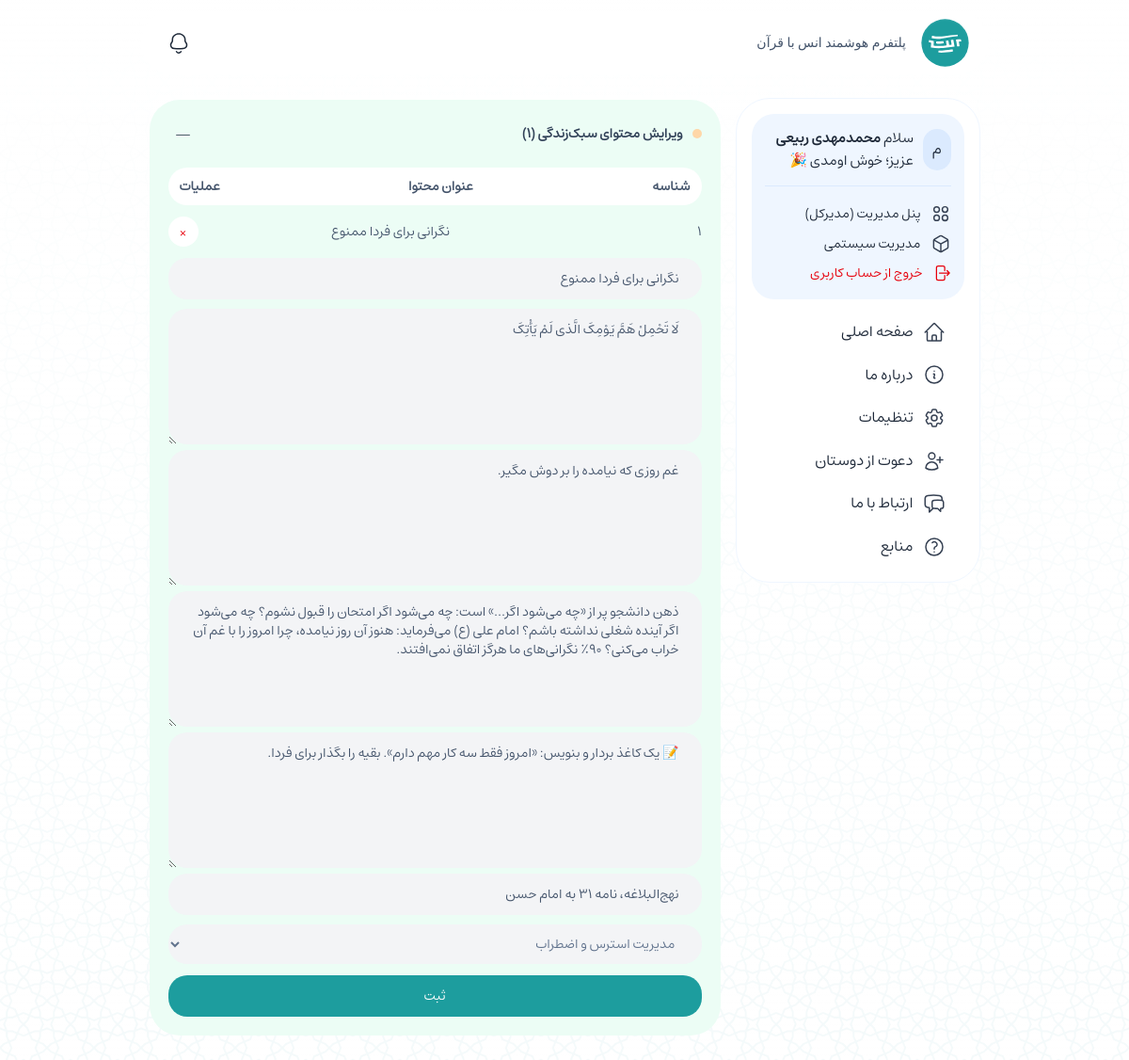
The page /panel/admin/lifestyle_quran/1/ (signed in) on the database its author committed.
### authentication/models.py (models this page shows, shortened)
class CustomeUser(AbstractUser):
    ROLE_USERS = [
        ('admin', 'admin'),
        ('cultural_admin', 'cultural_admin'),
        ('student', 'student')
    ]
    EDUCATIONAL_LEVELS = [
        ('دیپلم', 'دیپلم'),
        ('فوق دیپلم', 'فوق دیپلم'),
        ('لیسانس', 'لیسانس'),
        ('فوق لیسانس', 'فوق لیسانس'),
        ('دکترا', 'دکترا'),
        ('سایر', 'سایر'),
    ]
    first_name = None
    last_name = None
    groups = None
    user_permissions = None
    date_joined = None
    last_login = None
    username = models.CharField(max_length=200, verbose_name='username')
    phone = models.CharField(max_length=11, verbose_name='phone', unique=True, error_messages={'unique': 'یک کاربر با این شماره وجود دارد.'})
    national_code = models.CharField(max_length=10, verbose_name='national code', unique=True, error_messages={'unique': 'این کدملی قبلاً استفاده شده است.'}, null=True, blank=True)
    student_code = models.CharField(max_length=14, verbose_name='student code', unique=True, error_messages={'unique': 'این شماره دانشجویی قبلاً استفاده شده است.'}, null=True, blank=True)
    field_student = models.CharField(max_length=50, verbose_name='field student', null=True, blank=True)
    educational_level = models.CharField(max_length=50, choices=EDUCATIONAL_LEVELS, verbose_name='educational level', null=True, blank=True)
    university_id = models.ForeignKey('panel.Universities', on_delete=models.CASCADE, verbose_name='university id', null=True, blank=True)
    role = models.CharField(max_length=50, choices=ROLE_USERS, default=ROLE_USERS[2], verbose_name='role')
    total_points = models.BigIntegerField(verbose_name='total_points', default=0, null=True, blank=True)
    bale_chat_id = models.CharField(max_length=30, verbose_name='bale_chat_id', unique=True, blank=True, null=True)
    created_at = models.CharField(max_length=50, default=JalaliDateTime.now().strftime('%Y-%m-%d %H:%M'), verbose_name='created at')
    USERNAME_FIELD = 'phone'
    REQUIRED_FIELDS = ['username', 'password']

### core/models.py (models this page shows, shortened)
class LifestyleQuran(models.Model):
    id = models.BigAutoField(auto_created=True, primary_key=True, serialize=False, verbose_name='ID')
    title = models.TextField(verbose_name='title')
    arabic = models.TextField(verbose_name='arabic')
    translation = models.TextField(verbose_name='translation')
    source = models.CharField(max_length=200, verbose_name='source')
    analysis = models.TextField(verbose_name='analysis')
    challenge_action = models.TextField(verbose_name='challenge_action')
    category_content_id = models.ForeignKey(CategoriesContent, on_delete=models.CASCADE, verbose_name='category content id', null=True, blank=True)

class CategoriesContent(models.Model):
    id = models.BigAutoField(auto_created=True, primary_key=True, serialize=False, verbose_name='ID')
    title = models.CharField(max_length=100, verbose_name='title')
    description = models.CharField(max_length=300, verbose_name='description', null=True, blank=True)

### panel/views.py (the view)
# urls.py: path('admin/lifestyle_quran/<int:id>/', view=views.panel_lifestyle_quran, name='panel_lifestyle_quran'),
def panel_lifestyle_quran(request, id):
    if request.user.is_authenticated:
        if request.user.role == 'admin':
            if get_object_or_404(LifestyleQuran, id=id):
                return render(request, template_name='pages/panel/core/admin/lifestyle-quran/index.html', context={'lifestyle_quran': LifestyleQuran.objects.filter(id=id).first(), 'categories_content': CategoriesContent.objects.defer('id', 'title').all()})
        else:
            return redirect(request.META.get('HTTP_REFERER', '/'))
    else:
        return redirect(request.META.get('HTTP_REFERER', '/'))

### core/context_processors.py (called while the page is built)
def app_version(request):
    return {'APP_VERSION': '1.0.1'}

def university_list(request):
    if request.user.is_authenticated:
        data = Universities.objects.defer('id', 'university_name', 'is_verified').all()
        return {'university_list': data}
    else:
        return {'university_list': []}

def user_total_points(request):
    if request.user.is_authenticated:
        if request.user.role == 'cultural_admin' or request.user.role == 'student':
            sum_total_points_uni = UserPoints.objects.filter(user_id__university_id=request.user.university_id).defer('point').aggregate(Sum('point'))['point__sum'] or 0
            return {'total_points_uni': sum_total_points_uni}
        else:
            if request.user.university_id:
                sum_total_points = UserPoints.objects.filter(user_id=request.user).aggregate(Sum('point'))['point__sum'] or 0
                CustomeUser.objects.filter(id=request.user.id).update(total_points=sum_total_points)
            return {'total_points_user': []}
    else:
        return {'user_total_points': []}

### templates/pages/panel/core/admin/lifestyle-quran/index.html (shortened to what this page needs)
{% extends '../../../../../core/_base.html' %}
{% load static %}
{% block body %}
    {% include '../../../../../core/_navbar.html' %}
    {% include '../../../../../core/_sidebar.html' %}
    {% include './core/_index_content.html' %}
{% endblock body %}

### templates/core/_sidebar.html (shortened to what this page needs)
{% load static %}
<div class="overlay-nav max-[965px]:bg-black/60 max-[965px]:fixed max-[965px]:inset-0 max-[965px]:w-full max-[965px]:h-full max-[965px]:hidden max-[965px]:z-10 transition-all" id="navOverlay">
    <div class="nav flex flex-col gap-1 p-4 h-fit w-65 max-[965px]:h-full! max-[965px]:w-75 min-[965px]:mt-26 bg-white border max-[965px]:border-none border-blue-50 min-[965px]:rounded-[36px] z-50 min-[965px]:z-0 min-[965px]:sticky min-[965px]:top-26 min-[965px]:mb-2.5 text-gray-800 overflow-auto transition-all" id="nav">
        <div class="w-full flex flex-col gap-1">
            {% if request.user.is_authenticated %}
                {% if request.user.username|lower|slice:1 == "a" or request.user.username|lower|slice:1 == "b" or request.user.username|lower|slice:1 == "c" or request.user.username|lower|slice:1 == "d" or request.user.username|slice:1 == "ا" or request.user.username|slice:1 == "آ" or request.user.username|slice:1 == "ب" or request.user.username|slice:1 == "پ" or request.user.username|slice:1 == "ت" or request.user.username|slice:1 == "م" %}
                    <div class="w-full flex flex-col gap-2 p-3.5 mb-2.5 bg-blue-50 rounded-3xl">
                        <a href="/panel" draggable="false">
                            <div class="flex items-center gap-2.5">
                                <li class="w-10 h-11 px-2 bg-blue-100 rounded-full flex items-center justify-center list-none">{{ request.user.username | slice:1 }}</li>
                                <div class="flex flex-col gap-1.5">
                                    <p class="text-[15px]">سلام <span class="font-semibold">{{ request.user.username | truncatechars:16 }}</span> عزیز<span class="max-[965px]:hidden">؛ خوش اومدی 🎉</span></p>
                                </div>
                            </div>
                        </a>
                        <hr class="border-blue-100 my-1.5 w-full">
                        <div class="flex flex-col gap-2.5 text-sm py-1 h-auto max-h-50 overflow-y-auto">
                            {% if request.user.role == 'admin' %}
                                <a href="/panel" class="flex items-center gap-2.5" draggable="false">
                                    <span>پنل مدیریت (مدیرکل)</span>
                                </a>
                                <a href="/manage" class="flex items-center gap-2.5" draggable="false">
                                    <span>مدیریت سیستمی</span>
                                </a>
                                <a href="/signout" class="flex items-center gap-2.5 text-red-600" draggable="false">
                                    <span>خروج از حساب کاربری</span>
                                </a>
                            {% endif %}
                        </div>
                    </div>
                {% endif %}
            {% endif %}
        </div>
        {% include 'core/_nav_items.html' %}
    </div>
</div>

### templates/pages/panel/core/admin/lifestyle-quran/core/_index_content.html (shortened to what this page needs)
{% load static %}
<div class="panel content-nav-minimize flex flex-col gap-2.5 overflow-auto pt-4 w-full min-[965px]:w-[calc(93%-230px)] min-[1300px]:w-[calc(100%-230px)] mt-22.5 max-[965px]:mt-18.75 rounded-[36px] transition-all">
    {% if request.user.role == 'admin' %}
        <div class="flex flex-col gap-4">
            <details open class="bg-emerald-50 rounded-4xl p-5 flex flex-col overflow-auto transition-all">
                <summary class="list-none outline-none flex items-center justify-between gap-2.5 text-slate-700 sticky right-0 cursor-pointer">
                    <span class="flex items-center gap-2.5">
                        <span class="bg-orange-200 rounded-full size-2.5" style="content: '';"></span>
                        <span class="font-bold text-sm">ویرایش محتوای سبک‌زندگی ({{ lifestyle_quran.id }})</span>
                    </span>
                    <span class="text-gray-600 flex items-center justify-center size-8 pt-1">—</span>
                </summary>
                <div class="w-full text-slate-600 text-sm flex flex-col gap-2.5">
                    <div class="flex items-center justify-between gap-2.5 px-3 bg-white rounded-full sticky top-0">
                        <p class="py-2.5 font-semibold">شناسه</p>
                        <p class="py-2.5 font-semibold">عنوان محتوا</p>
                        <p class="py-2.5 font-semibold pr-2.5">عملیات</p>
                    </div>
                    <details open class="flex flex-col gap-2.5">
                        <summary class="flex items-center justify-between gap-2.5 outline-none">
                            <p class="w-full py-0.5 cursor-pointer">{{ lifestyle_quran.id }}</p>
                            <p class="w-full py-0.5 cursor-pointer line-clamp-1">{{ lifestyle_quran.title }}</p>
                            <div class="flex items-center gap-2.5">
                                <form action="{% url 'panel_lifestyle_quran_delete' id=lifestyle_quran.id %}" method="post">
                                    <p class="py-0.5"><button type="submit" class="bg-white text-red-600 rounded-full flex items-center justify-center size-8 pt-1 cursor-pointer" title="حذف محتوای سبک‌زندگی">×</button></p>
                                </form>
                            </div>
                        </summary>
                        <form action="{% url 'panel_lifestyle_quran_edit' id=lifestyle_quran.id %}" method="post">
                            <input type="text" placeholder="عنوان" name="title" value="{{ lifestyle_quran.title }}" class="w-full bg-gray-100 py-3 px-6 rounded-[20px] outline-none border-none" required>
                            <textarea rows="6" name="arabic" placeholder="متن عربی" class="w-full bg-gray-100 py-3 px-6 rounded-[20px] outline-none border-none mt-2.5" required>{{ lifestyle_quran.arabic }}</textarea>
                            <textarea rows="6" name="translation" placeholder="ترجمه" class="w-full bg-gray-100 py-3 px-6 rounded-[20px] outline-none border-none" required>{{ lifestyle_quran.translation }}</textarea>
                            <textarea rows="6" name="analysis" placeholder="تحلیل مفهومی" class="w-full bg-gray-100 py-3 px-6 rounded-[20px] outline-none border-none" required>{{ lifestyle_quran.analysis }}</textarea>
                            <textarea rows="6" name="challenge_action" placeholder="چالش عملی" class="w-full bg-gray-100 py-3 px-6 rounded-[20px] outline-none border-none" required>{{ lifestyle_quran.challenge_action }}</textarea>
                            <input type="text" placeholder="منبع" name="source" value="{{ lifestyle_quran.source }}" maxlength="200" class="w-full bg-gray-100 py-3 px-6 rounded-[20px] outline-none border-none" required>
                            <select name="category_content_id" class="w-full bg-gray-100 py-2 px-6 rounded-[20px] outline-none border-none text-slate-500 mt-2.5">
                                {% for category in categories_content %}
                                    <option value="{{ category.id }}" {% if lifestyle_quran.category_content_id.id == category.id %}selected{% endif %}>{{ category.title }}</option>
                                {% endfor %}
                            </select>
                            <input type="submit" value="ثبت" class="w-full bg-primary text-white text-center py-3 px-6 rounded-[20px] outline-none border-none cursor-pointer mt-3">
                        </form>
                    </details>
                </div>
            </details>
        </div>
    {% endif %}
    <div class="pb-4"></div>
</div>

### rows shown on the page
CustomeUser: user.username "م", user.username "محمدمهدی ربیعی"
LifestyleQuran: id "1", title "نگرانی برای فردا ممنوع", arabic "لَا تَحْمِلْ هَمَّ یَوْمِکَ الَّذی لَمْ یَأْتِکَ", translation "غم روزی که نیامده را بر دوش مگیر.", analysis "ذهن دانشجو پر از «چه می‌شود اگر...» است: چه می‌شود اگر امتحان را قبول نشوم؟ چه می‌شود اگر آینده شغلی نداشته باشم؟ امام علی (ع) می‌فرماید: هنوز آن روز نیامده، چرا امروز را با غم آن خراب می‌کنی؟ ۹۰٪ نگرانی‌های ما هرگز اتفاق نمی‌افتند.", challenge_action "📝 یک کاغذ بردار و بنویس: «امروز فقط سه کار مهم دارم». بقیه را بگذار برای فردا.", source "نهج‌البلاغه، نامه ۳۱ به امام حسن", category_content_id "مدیریت استرس و اضطراب"
